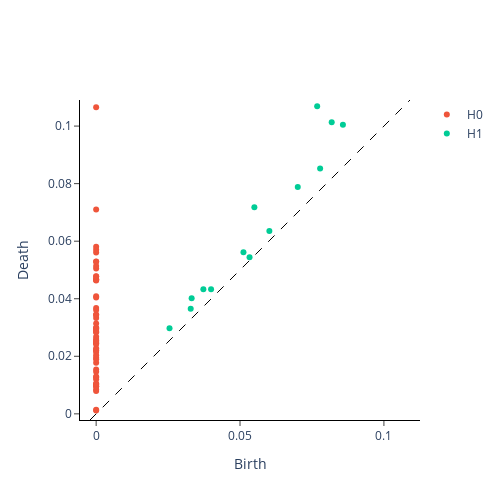

Notebook code cell kept with this figure:
### Code cell
from gtda.homology import VietorisRipsPersistence
VR = VietorisRipsPersistence(metric="precomputed",homology_dimensions=[0, 1, 2])
X_vr = VR.fit_transform_plot(X_pd)  # "precomputed" required on dissimilarity data
